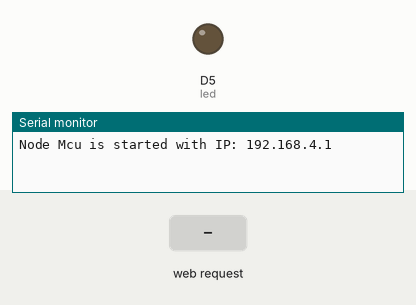
The sketch below on a simulated ESP8266 (NodeMCU). Shown: output pins drawn as LEDs (lit = HIGH), the last lines printed to the serial monitor. Inputs (shaded band) come from the test bench.

Above: at 1.2 s.
1.3 s: HTTP request GET /ledon received
At 2.5 s:
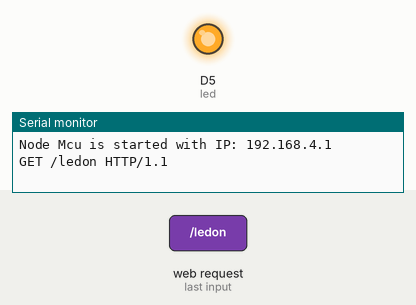
2.8 s: HTTP request GET /ledoff received
At 3.8 s:
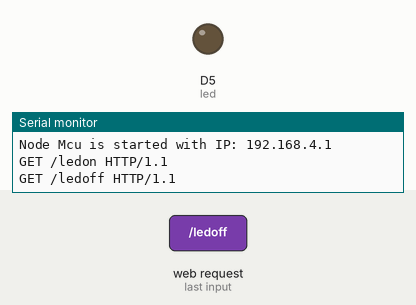
Timing chart, 0 to 5.8 s (numbered marks = the images above; inputs shaded):
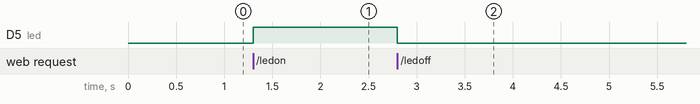

Measured:
- after the input at 1.3 s, D5 (led): LOW → HIGH at once
- after the input at 2.8 s, D5 (led): HIGH → LOW at once

The sketch:

NodeMCU_As_AP.ino
```cpp
#include <ESP8266WiFi.h>
#define led D5

WiFiClient client;
WiFiServer server(80);

void setup() {
  // put your setup code here, to run once:
  Serial.begin(9600);
  WiFi.softAP("NodeHere");
  Serial.println();
  Serial.print("Node Mcu is started with IP: ");
  Serial.println(WiFi.softAPIP());
  server.begin();
  pinMode(led, OUTPUT);
}

void loop() {
  // put your main code here, to run repeatedly:
  client = server.available();
  if(client == 1)
  {
    String request = client.readStringUntil('\n');
    Serial.println(request);
    request.trim();
    if(request == "GET /ledon HTTP/1.1")
    {
      digitalWrite(led,HIGH);
    }
    else if(request == "GET /ledoff HTTP/1.1")
    {
      digitalWrite(led,LOW);
    }
  }
}
```
